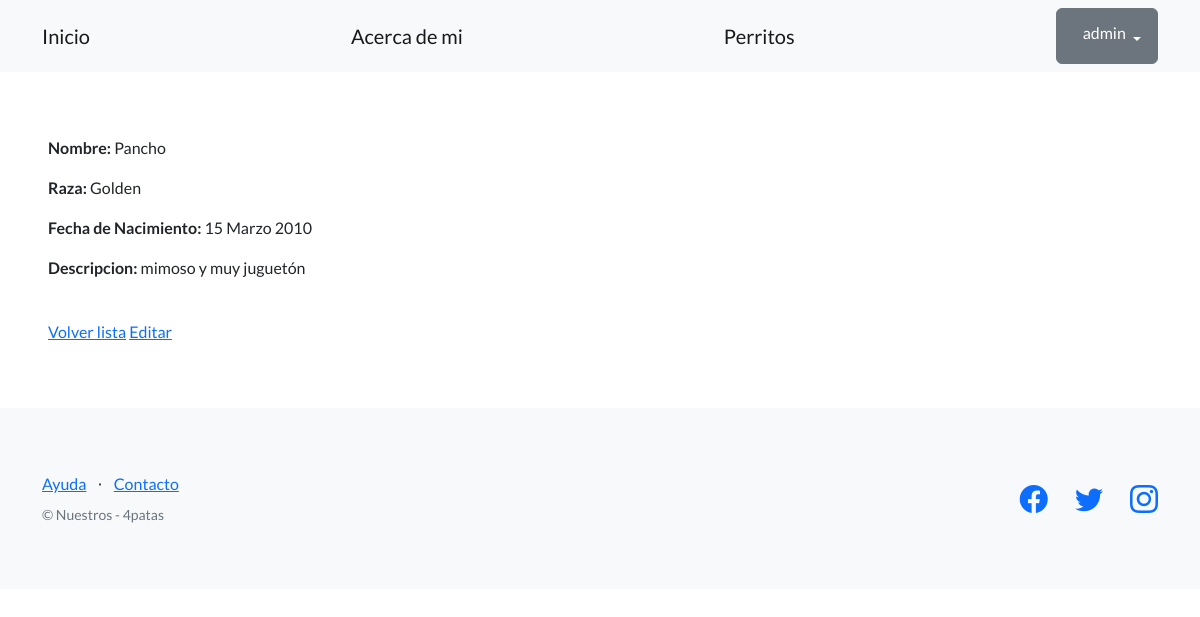
/pages/perritos/1/ (signed in), run on the app's committed database.
### app_blog/models.py (models this page shows, shortened)
class Perro(models.Model):
    nombre = models.CharField(max_length=64)
    raza =  models.CharField(max_length=64, blank=True)
    fecha_nacimiento = models.DateField(null=True)
    descripcion = models.CharField(max_length=256)
    creador = models.ForeignKey(User, on_delete=models.SET_NULL, null=True)#linea creador

### app_blog/views.py (the view)
# urls.py: path("perritos/<int:pk>/", PerroDetailView.as_view(), name="ver_perritos"),
class PerroDetailView(DetailView):
    model = Perro
    template_name = "perrito_detail.html"
    success_url = reverse_lazy('mostrar_perritos')

### app_blog/templates/perrito_detail.html
{% extends "base.html" %}
{% block contenido %}
<p>
    <strong>Nombre:</strong> {{object.nombre}}
</p>
<p>
    <strong>Raza:</strong> {{object.raza}}
</p>
<p>
    <strong>Fecha de Nacimiento:</strong> {{object.fecha_nacimiento}}
</p>
<p>
    <strong>Descripcion:</strong> {{object.descripcion}}
</p>
<br>
<a href="{% url 'mostrar_perritos' %}">Volver lista</a>
<a href="{% url 'editar_perritos' object.id %}">Editar</a>
{% endblock contenido %}

### templates_base/base.html (shortened to what this page needs)
{% load static %}
<!DOCTYPE html>
<html lang="en">
    <head>
        <link href="https://cdn.jsdelivr.net/npm/bootstrap-icons@1.5.0/font/bootstrap-icons.css" rel="stylesheet" type="text/css" />
        <link href="{% static 'css/styles.css' %}" rel="stylesheet" />
    </head>
    <body>
        <nav class="navbar navbar-light bg-light static-top">
            <div class="container">
                <a class="navbar-brand" href="{% url 'inicio' %}">Inicio</a>
                <a class="navbar-brand" href="{% url 'acerca-de-mi' %}">Acerca de mi</a>
                <a class="navbar-brand" href="{% url 'mostrar_perritos' %}">Perritos</a>
                {% if user.is_authenticated %}
                <div class="dropdown">
                    <button class="btn btn-secondary dropdown-toggle" type="button" id="dropdownMenuButton1" data-bs-toggle="dropdown" aria-expanded="false">
                        <div style="display: inline-flex;">
                            <span>{{ user.username }}</span>
                        </div>
                    </button>
                </div>
                {% else %}
                <a class="btn btn-warning" href="{% url 'login' %}">Inicio sesión</a>
                <a class="btn btn-info" href="{% url 'registro' %}">Registro</a>
                {% endif %}
            </div>
        </nav>
        <section style="padding:4rem 3rem;">
            {% block contenido %}
            {% endblock contenido %}
        </section>
        <footer class="footer bg-light">
            <div class="container">
                <div class="row">
                    <div class="col-lg-6 h-100 text-center text-lg-start my-auto">
                        <ul class="list-inline mb-2">
                            <li class="list-inline-item"><a href="#!">Ayuda</a></li>
                            <li class="list-inline-item">⋅</li>
                            <li class="list-inline-item"><a href="#!">Contacto</a></li>
                        </ul>
                        <p class="text-muted small mb-4 mb-lg-0">&copy; Nuestros - 4patas </p>
                    </div>
                    <div class="col-lg-6 h-100 text-center text-lg-end my-auto">
                        <ul class="list-inline mb-0">
                            <li class="list-inline-item me-4">
                                <a href="https://www.facebook.com"><i class="bi-facebook fs-3"></i></a>
                            </li>
                            <li class="list-inline-item me-4">
                                <a href="https://twitter.com"><i class="bi-twitter fs-3"></i></a>
                            </li>
                            <li class="list-inline-item">
                                <a href="https://www.instagram.com"><i class="bi-instagram fs-3"></i></a>
                            </li>
                        </ul>
                    </div>
                </div>
            </div>
        </footer>
    </body>
</html>

### data on the page
Perro: nombre "Pancho", raza "Golden", fecha_nacimiento "15 Marzo 2010", descripcion "mimoso y muy juguetón"

### other printed values
{{ user.username }} "admin"
